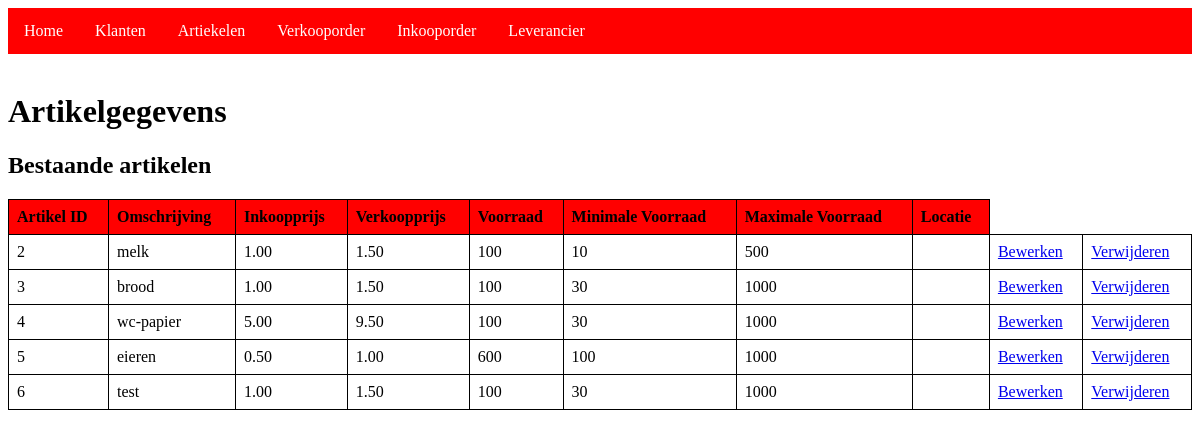
The page /artikelen_inzien.php on the database its author committed.
### tables this page shows
CREATE TABLE `artikelen` (
  `artId` int NOT NULL,
  `artOmschrijving` varchar(12) NOT NULL,
  `artInkoop` decimal(3,2) DEFAULT NULL,
  `artVerkoop` decimal(3,2) DEFAULT NULL,
  `artVoorraad` int NOT NULL,
  `artMinVoorraad` int NOT NULL,
  `artMaxVoorraad` int NOT NULL,
  `levId` int DEFAULT NULL
);

### classes/Artikel.php (called while the page is built, shortened)
<?php
class Artikel
{
    public static function getArtikelen()
    {
        $database = new Database();
        $conn = $database->getConnection();
        $query = "SELECT * FROM artikelen";
        $stmt = $conn->prepare($query);
        $stmt->execute();
        $result = $stmt->fetchAll(PDO::FETCH_ASSOC);
        return $result;
    }
}

### artikelen_inzien.php (the view, shortened to what this page needs)
<?php
require_once 'classes/Artikel.php';
include 'navbar.php';
$artikelen = Artikel::getArtikelen();
?>
<!DOCTYPE html>
<html>
<head>
    <link rel="stylesheet" href="styles.css">
</head>
<body>
    <h1>Artikelgegevens</h1>
    <h2>Bestaande artikelen</h2>
    <table>
        <tr>
            <th>Artikel ID</th>
            <th>Omschrijving</th>
            <th>Inkoopprijs</th>
            <th>Verkoopprijs</th>
            <th>Voorraad</th>
            <th>Minimale Voorraad</th>
            <th>Maximale Voorraad</th>
            <th>Locatie</th>
        </tr>
        <?php foreach ($artikelen as $artikel) { ?>
            <tr>
                <td><?php echo $artikel['artId']; ?></td>
                <td><?php echo $artikel['artOmschrijving']; ?></td>
                <td><?php echo $artikel['artInkoop']; ?></td>
                <td><?php echo $artikel['artVerkoop']; ?></td>
                <td><?php echo $artikel['artVoorraad']; ?></td>
                <td><?php echo $artikel['artMinVoorraad']; ?></td>
                <td><?php echo $artikel['artMaxVoorraad']; ?></td>
                <td><?php echo $artikel['artLocatie']; ?></td>
                <td><a href="edit_artikel.php?id=<?php echo $artikel['artId']; ?>">Bewerken</a></td>
                <td><a href="delete_artikel.php?id=<?php echo $artikel['artId']; ?>">Verwijderen</a></td>
            </tr>
        <?php } ?>
    </table>
</body>
</html>

### styles.css (style rules this page uses)
table { border-collapse: collapse; width: 100%; }
table th, table td { border: 1px solid black; padding: 8px; text-align: left; }
table th { background-color: #ff0000; }
th, td { border: 1px solid black; padding: 8px; text-align: left; }
th { background-color: #ff0000; }

### rows shown on the page
artikelen: artId "2", artOmschrijving "melk", artInkoop "1.00", artVerkoop "1.50", artVoorraad "100", artMinVoorraad "10", artMaxVoorraad "500"
artikelen: artId "3", artOmschrijving "brood", artInkoop "1.00", artVerkoop "1.50", artVoorraad "100", artMinVoorraad "30", artMaxVoorraad "1000"
artikelen: artId "4", artOmschrijving "wc-papier", artInkoop "5.00", artVerkoop "9.50", artVoorraad "100", artMinVoorraad "30", artMaxVoorraad "1000"
artikelen: artId "5", artOmschrijving "eieren", artInkoop "0.50", artVerkoop "1.00", artVoorraad "600", artMinVoorraad "100", artMaxVoorraad "1000"
artikelen: artId "6", artOmschrijving "test", artInkoop "1.00", artVerkoop "1.50", artVoorraad "100", artMinVoorraad "30", artMaxVoorraad "1000"
